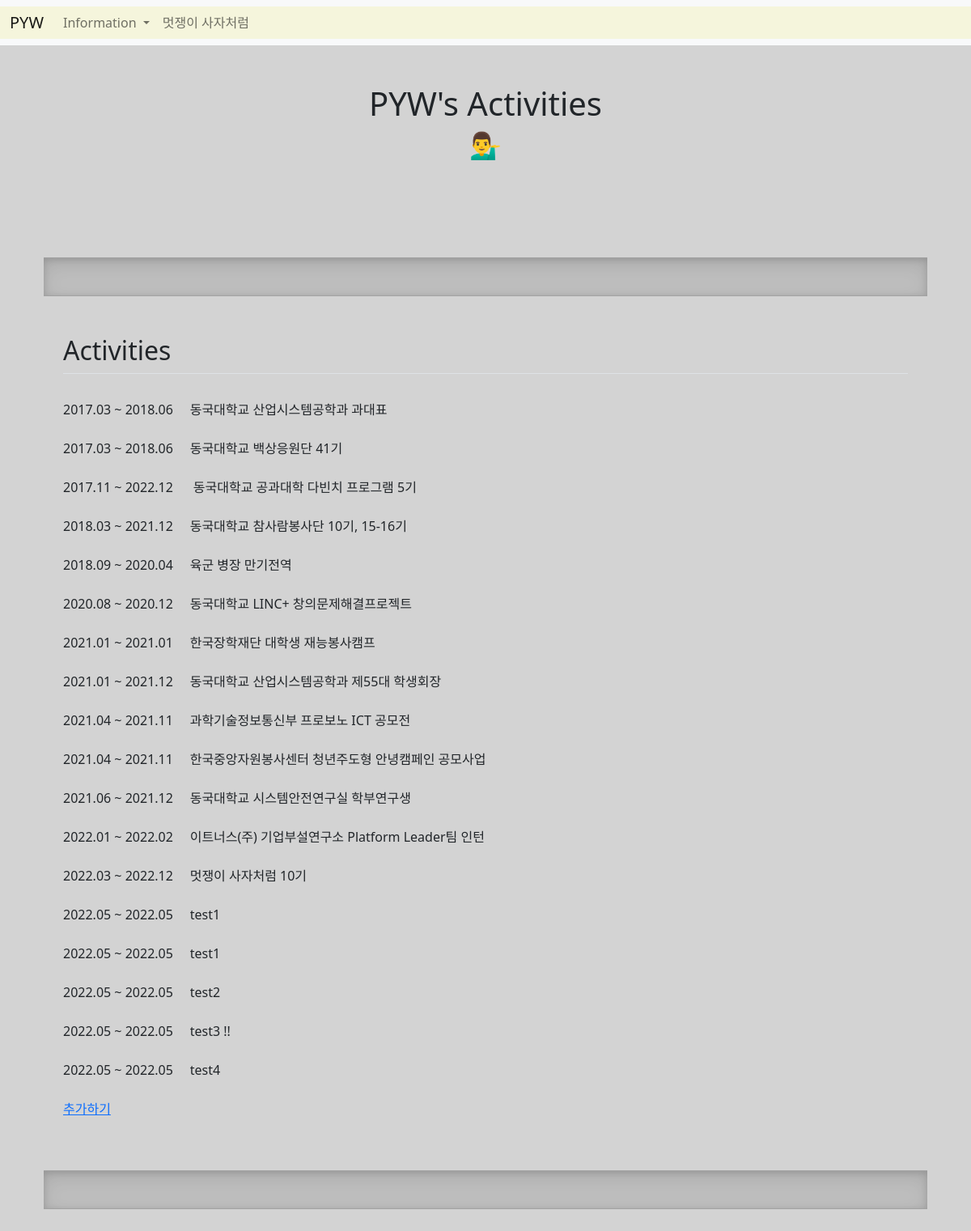
/activities/, run on an earlier commit of the app's database.
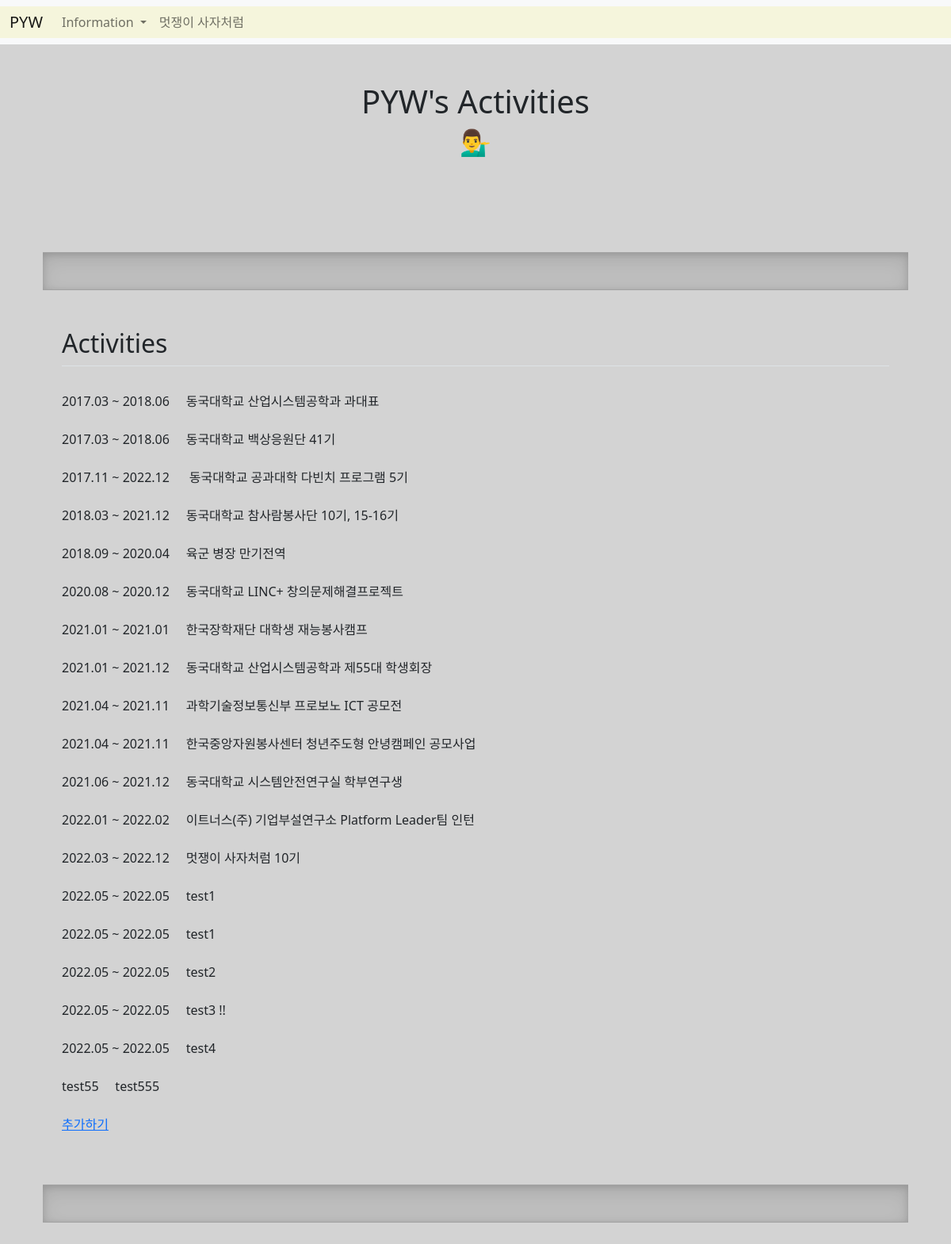
And on a later commit of the database.
### main/models.py (models this page shows, shortened)
class Post(models.Model):
    id = models.AutoField(primary_key=True)
    acti_title = models.CharField(max_length=200)
    acti_date = models.CharField(max_length=100)
    acti_insert = models.TextField()

### main/views.py (the view)
# urls.py: path('activities/', views.showactivities, name="showactivities"),
def showactivities(request):
    activities = Post.objects.all()
    return render(request, 'main/activities.html', {'activities':activities})

### main/templates/main/activities.html
{% extends 'base.html' %}
{% load static %}
{% block content %}
    <div class="container">
        <div class="header">
            <h1 class="Hi">PYW's Activities</h1>
            <h2>💁‍♂️</h2>
        </div>
    </div>
    <main>
        <div class="container px-4" id="featured-3">
            <div class="b-example-divider"></div>
            <div class="contain px-4 py-5" id="hanging-icons">
                <h2 class="pb-2 border-bottom">Activities</h2>
                <p><br>
                    2017.03 ~ 2018.06 &nbsp;&nbsp;&nbsp;&nbsp;동국대학교 산업시스템공학과 과대표<br><br>
                    2017.03 ~ 2018.06 &nbsp;&nbsp;&nbsp;&nbsp;동국대학교 백상응원단 41기<br><br>
                    2017.11 ~ 2022.12 &nbsp;&nbsp;&nbsp;&nbsp; 동국대학교 공과대학 다빈치 프로그램 5기<br><br>
                    2018.03 ~ 2021.12 &nbsp;&nbsp;&nbsp;&nbsp;동국대학교 참사람봉사단 10기, 15-16기<br><br>
                    2018.09 ~ 2020.04 &nbsp;&nbsp;&nbsp;&nbsp;육군 병장 만기전역<br><br>
                    2020.08 ~ 2020.12 &nbsp;&nbsp;&nbsp;&nbsp;동국대학교 LINC+ 창의문제해결프로젝트<br><br>
                    2021.01 ~ 2021.01 &nbsp;&nbsp;&nbsp;&nbsp;한국장학재단 대학생 재능봉사캠프<br><br>
                    2021.01 ~ 2021.12 &nbsp;&nbsp;&nbsp;&nbsp;동국대학교 산업시스템공학과 제55대 학생회장<br><br>
                    2021.04 ~ 2021.11 &nbsp;&nbsp;&nbsp;&nbsp;과학기술정보통신부 프로보노 ICT 공모전<br><br>
                    2021.04 ~ 2021.11 &nbsp;&nbsp;&nbsp;&nbsp;한국중앙자원봉사센터 청년주도형 안녕캠페인 공모사업<br><br>
                    2021.06 ~ 2021.12 &nbsp;&nbsp;&nbsp;&nbsp;동국대학교 시스템안전연구실 학부연구생<br><br>
                    2022.01 ~ 2022.02 &nbsp;&nbsp;&nbsp;&nbsp;이트너스(주) 기업부설연구소 Platform Leader팀 인턴<br><br>
                    2022.03 ~ 2022.12 &nbsp;&nbsp;&nbsp;&nbsp;멋쟁이 사자처럼 10기<br><br>
                    {% for activity in activities %}
                    {{activity.acti_date}} &nbsp;&nbsp;&nbsp;&nbsp;{{activity.acti_insert}}<br><br>
                    {% endfor %}
                    <a href="{%url 'new'%}">추가하기</a>
                </p>
            </div>
            <div class="b-example-divider"></div>
        </div>
    </main>
{% endblock %}

### basic/templates/base.html (shortened to what this page needs)
<!DOCTYPE html>
{% load static %}
<html lang="en">
<head>
    <link rel="stylesheet" type="text/css" href="{% static 'css/style.css' %}">
    <link href="https://cdn.jsdelivr.net/npm/bootstrap@5.1.3/dist/css/bootstrap.min.css" rel="stylesheet">
</head>
<body style="background-color: lightgrey;">
    {% include 'shared/_navbar.html' %}
    {% block content %}
    {% endblock %}
</body>
</html>

### basic/templates/shared/_navbar.html (shortened to what this page needs)
<nav class="navbar navbar-expand-lg navbar-light bg-light">
    <div class="container-fluid">
        <a class="navbar-brand" href="{% url 'showintroduce' %}">PYW</a>
        <div class="collapse navbar-collapse" id="navbarSupportedContent">
            <ul class="navbar-nav me-auto mb-2 mb-lg-0">
                <li class="nav-item dropdown">
                    <a class="nav-link dropdown-toggle" href="#" id="navbarDropdown" role="button" data-bs-toggle="dropdown" aria-expanded="false">
                        Information
                    </a>
                </li>
                <li class="nav-item">
                    <a class="nav-link action" href="http://dgulion.co.kr" class="club" target="_blank">멋쟁이 사자처럼</a>
                </li>
            </ul>
        </div>
    </div>
</nav>

### basic/static/css/style.css (style rules this page uses)
body { width: 100%; height: 100%; }
.container { margin-right: 10%; margin-left: 10%; margin-top: 4%; margin-bottom: 10%; width: 100%; height: 100%; }
.header { text-align: center; }
a { text-decoration: none; }
.b-example-divider { height: 3rem; background-color: rgba(0, 0, 0, .1); border: solid rgba(0, 0, 0, .15); border-width: 1px 0; box-shadow: inset 0 .5em 1.5em rgba(0, 0, 0, .1), inset 0 .125em .5em rgba(0, 0, 0, .15); }
.container-fluid { background-color: beige; }

What changed in the data, as far as the page shows it:
added Post: acti_date "test55", acti_insert "test555"
